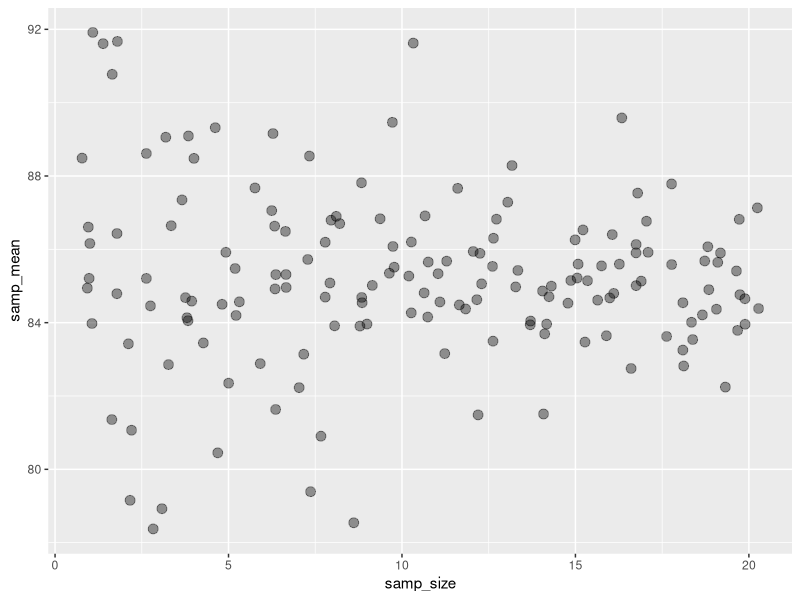
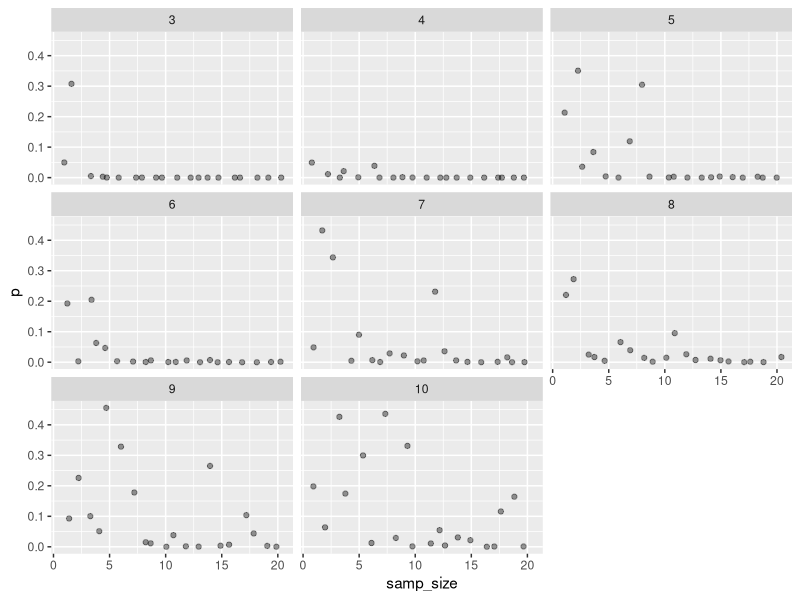
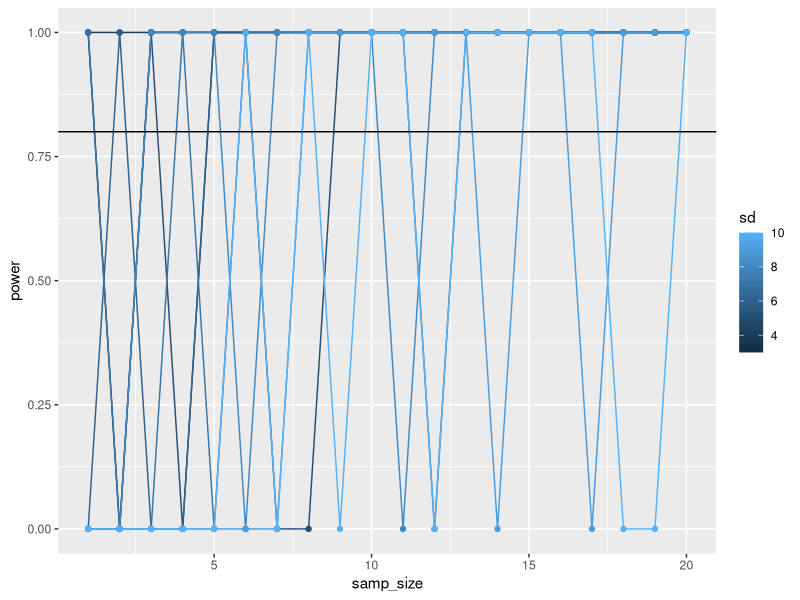
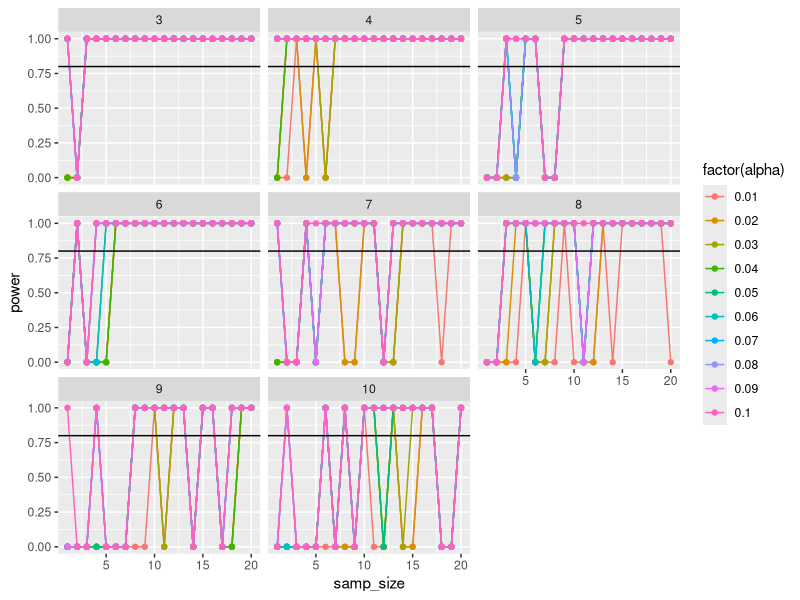

Source code (R) for these figures, in order:
## ---- chunk 1
library(dplyr)
library(tidyr)
library(ggplot2)
## ---- chunk 2
#There were 9821 total drops, of which 6101 of them were butter side down. We also specify the confidence level, for a 95% CI we use 0.95
binom.test(6101, 9821, conf.level=0.95)

## ---- chunk 3
# null expectation is 50% butter up and 50% butter down
# 9821 slices dropped
#6101 butter side up

#p value for the upper tail. we want the upper tail because we want to know the probability of getting this many butter side downs or higher
pbinom(6101, size = 9821, prob = 0.5, lower.tail = FALSE)
## ---- chunk 4
#we want 500 simulations for each sample size from 1 to 20.
heart_df <- data.frame(samp_size = rep(1:20, 500))
## ---- chunk 5
sd <- c(3:10)
## ---- chunk 6
heart_df <- heart_df %>%
  crossing(sd = sd)
## ---- chunk 7
#we have to tell it the resting heart rate of the average population, pretreatment.
null_m <- 80
#we also have to tell it what the effect size is, aka what the average change caused by the drug should be.
m <- null_m + 5
#by setting these up as separate objects, it is easy to adjust them and play with the simulation.

## ---- chunk 8
#make a new data frame
sim_heart_df <- heart_df %>%
  #group by row, because each row is one simulation. By being sneaky we can do this without creating a new column ahead of time. This makes each row from 1 to the length of heart_df a separate simulation.
  group_by(sims = 1:n()) %>%
  #create a new column and populate it with the mean of each simulated sample.
  mutate(samp_mean = mean(rnorm(samp_size, m, sd))) 
## ---- chunk 9
ggplot(data = sim_heart_df, 
       mapping = aes(x=samp_size, y = samp_mean)) +
  geom_jitter(alpha = 0.4, size=3)
## ---- chunk 10
p_heart_df <- sim_heart_df %>%
  #We have to work up to a p value. first, we need the SE
  mutate(se = sd/sqrt(samp_size)) %>%
  
  #then, we can get z by comparing sample means to the null mean
  mutate(z = (samp_mean - null_m)/se) %>%
  
  #and for the grand finale, we can now calculate p.
  #we want lower.tail = FALSE because we expect this drug to increase heartrate, meaning there will be a change on the upper tail of the data.
  mutate(p = pnorm(abs(z), lower.tail=FALSE))
## ---- chunk 11
#make a plot of sample size by p
ggplot(p_heart_df, mapping = aes(x=samp_size, y = p)) +
  geom_jitter(alpha=0.4) +
  #create a facet for each standard deviation.
  facet_wrap(~sd)
## ---- chunk 12
#make a new data frame
power_heart_df <- p_heart_df %>%
  
  #for each sample size and standard deviation
  group_by(samp_size, sd) %>%
  
  #calculate the type 2 error rate for an alpha of 0.05
  summarise(error_rate = sum(p>0.05)/n()) %>%
  #cleanup
  ungroup() %>%
  
  #calculate power
  mutate(power = 1 - error_rate)

#and plot. group and color by sd so that it is a more informative figure.
ggplot(data = power_heart_df, mapping = aes(x = samp_size, y = power, 
                                            group = sd, color = sd)) +
  #points and lines together make visualizing a breeze
  geom_line() + geom_point() +
  #and set a horizontal line at our cutoff for power, which is 0.8
  geom_hline(yintercept = 0.8)

## ---- chunk 13
#create a vector containing all of our values for alpha
alpha <- seq(0.01, 0.1, by = 0.01)
## ---- chunk 14
alpha_heart_df <- p_heart_df %>%
  #cross our p value dataframe with our vector of alphas.
  crossing(alpha) %>%
  #group it by sample size, alpha, and std. deviation because we will be using all of these in our figure
  group_by(samp_size, alpha, sd) %>%
#and now summarise
  summarise(error_rate = sum(p>alpha)/n()) %>%
  
  ungroup() %>%
  
  #calculate power
  mutate(power = 1 - error_rate)

#and plot
#use factor(alpha) so that each value is taken as a discrete factor and given a color
ggplot(data = alpha_heart_df, mapping = aes(x = samp_size, y = power, 
                                            group = alpha, color = factor(alpha))) +
  geom_line() + geom_point() +
  #facet by standard deviation
  facet_wrap(~sd) +
  #set line at our desired power level of 0.8
  geom_hline(yintercept = 0.8)

